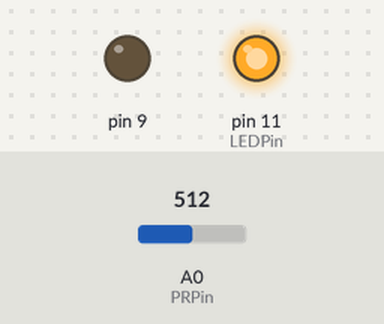
Recording of a sketch running on a simulated Arduino Uno, built with avr-gcc and run on an emulated ATmega328P. On the bench: output pins drawn as LEDs (lit = HIGH). The test bench sets the inputs (shaded band); at power-on: A0 (PRPin) = 512.

Above: at 0.1 s.
Timing chart, 0 to 1.6 s (numbered marks = the images above):
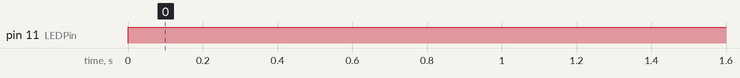

The sketch:

PRLED.ino
```cpp
int PRPin = A0;
int LEDPin = 11;
int PRRead;
int LEDOut;

void setup() {
  // put your setup code here, to run once:
  Serial.begin(9600);
  pinMode(PRPin, INPUT);
  pinMode(LEDPin, OUTPUT);
  pinMode(9, OUTPUT);
}

void loop() {
  PRRead = analogRead(PRPin);

  if (PRRead != 500){
    digitalWrite(LEDPin, HIGH);
  }
  else{
    digitalWrite(LEDPin, LOW);
  }

 }
```

Measured:
- by itself, pin 11 (LEDPin): LOW → HIGH at 0.00 s
